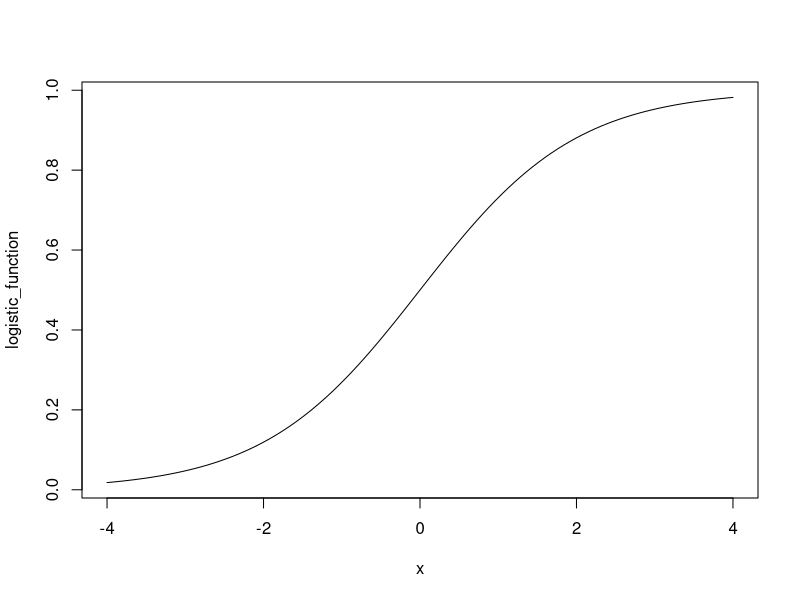

Write R code to recreate this figure.
# 環境の初期化 ----------------------------------------------------------

rm(list = ls())

## -------------------------------------------------------------------------------------------
# 偶数の合計を保存するための変数を初期化します
sum_even_numbers <- 0

# 1から100までの数に対してループを回します
for (i in 1:100) {
    # もし数が偶数（2で割り切れる）ならば、
    if (i %% 2 == 0) {
        # その数を合計に追加します
        sum_even_numbers <- sum_even_numbers + i
    }
}

# 最終的な偶数の合計を表示します
print(sum_even_numbers)



## -------------------------------------------------------------------------------------------
# 偶数の合計を計算する関数を定義します。
# 引数 start と end で範囲を指定します。
sum_even_numbers <- function(start, end) {
    # 偶数の合計を保存するための変数を初期化します。
    total <- 0
    
    # 指定された範囲内の数値に対してループを回します。
    for (i in start:end) {
        # もし数が偶数（2で割り切れる）ならば、
        if (i %% 2 == 0) {
            # その数を合計に追加します。
            total <- total + i
        }
    }
    
    # 最終的な偶数の合計を返します。
    return(total)
}

# -2から200までの範囲で偶数の合計を計算して表示します。
print(sum_even_numbers(-2, 200))



## -------------------------------------------------------------------------------------------
# ロジスティック関数を定義します
logistic_function <- function(x) {
    return(1 / (1 + exp(-x)))
}

# データをプロットします
plot(logistic_function,-4,4)
